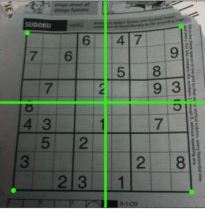
#> input picture OPENCV/Обработка изображения/Аффинные преобразования/s.JPG, 205 x 209 px
$ python 'Perspective Transformation.py'
#> lines starting #> are read from the running program, lines starting #| are printed output that depends on the picture
import cv2
import numpy as np
import matplotlib.pyplot as plt

img = cv2.imread('s.JPG')
#> img is the input picture: shape (209, 205, 3); mean B, G, R 96.5, 106.4, 97.1
rows,cols,ch = img.shape
#> rows = 209; cols = 205; ch = 3

pts1 = np.float32([[56,65],[368,52],[28,387],[389,390]])
pts2 = np.float32([[0,0],[300,0],[0,300],[300,300]])

M = cv2.getPerspectiveTransform(pts1,pts2)

dst = cv2.warpPerspective(img,M,(300,300))
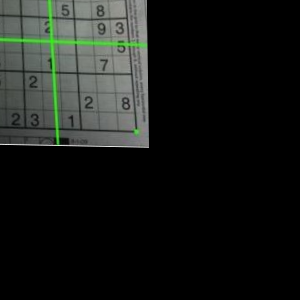
#> dst: shape (300, 300, 3); mean B, G, R 23.9, 26.8, 24

plt.subplot(121),plt.imshow(img),plt.title('Input')
plt.subplot(122),plt.imshow(dst),plt.title('Output')
plt.show()
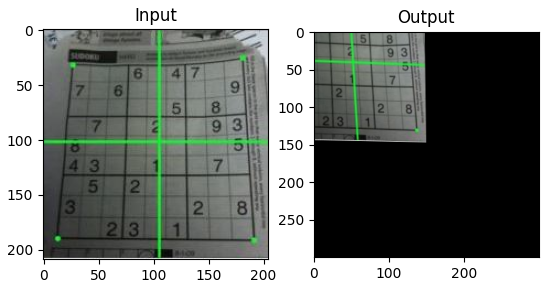
#> figure drawn by matplotlib, 2 panels; B, G, R data is drawn as R, G, B
